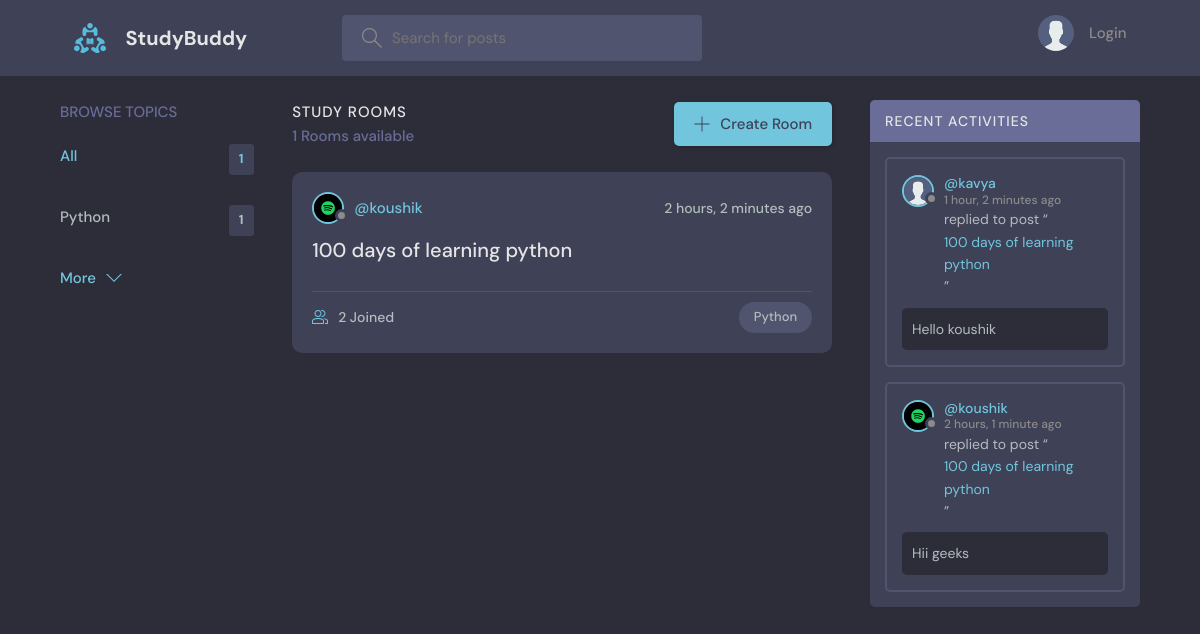
The page / on the database its author committed.
### base/models.py (models this page shows, shortened)
class Topic(models.Model):
    name = models.CharField(max_length=200)

class Room(models.Model):
    host = models.ForeignKey(User,on_delete=models.CASCADE,null=True)
    topic = models.ForeignKey(Topic,on_delete=models.SET_NULL,null=True)
    name = models.CharField(max_length=200)
    description = models.TextField(null=True,blank=True)
    participants = models.ManyToManyField(User,related_name='participants',blank=True)
    updated = models.DateTimeField(auto_now=True)
    created = models.DateTimeField(auto_now_add=True)
    class Meta:
        ordering = ['-updated','-created']
    def __str__(self):
        return self.name

class User(AbstractUser):
    name = models.CharField(max_length=200,null=True)
    email = models.EmailField(unique=True)
    bio = models.TextField(null=True)
    avatar = models.ImageField(null=True,default="avatar.svg")
    USERNAME_FIELD = 'email'
    REQUIRED_FIELDS = []

class Message(models.Model):
    user = models.ForeignKey(User,on_delete=models.CASCADE)
    room = models.ForeignKey(Room,on_delete=models.CASCADE)
    body = models.TextField()
    updated = models.DateTimeField(auto_now=True)
    created = models.DateTimeField(auto_now_add=True)
    class Meta:
        ordering = ['-updated','-created']

### base/views.py (the view)
# urls.py: path('', views.home, name="home"),
def home(request):
    q = request.GET.get('q') if request.GET.get('q') != None else ''
    rooms = Room.objects.filter(
        Q(topic__name__icontains=q) |
        Q(name__icontains=q) |
        Q(description__icontains=q)
        )
    topics = Topic.objects.all()[0:5]
    room_count = rooms.count()
    room_messages = Message.objects.filter(Q(room__topic__name__icontains=q))
    context = {'rooms' : rooms, 'topics' : topics, 'room_count' : room_count, 'room_messages' : room_messages}
    return render(request,'base/home.html',context)

### base/templates/base/home.html (shortened to what this page needs)
{% extends 'main.html' %}
{% block content %}
<main class="layout layout--3">
  <div class="container">
    {% include 'base/topics_component.html' %}
    <div class="roomList">
      <div class="roomList__header">
        <div>
          <h2>Study Rooms</h2>
          <p>{{room_count}} Rooms available</p>
        </div>
        <a class="btn btn--main" href="{% url 'create-room' %}">
          <svg version="1.1" xmlns="http://www.w3.org/2000/svg" width="32" height="32" viewBox="0 0 32 32">
            <title>add</title>
            <path
              d="M16.943 0.943h-1.885v14.115h-14.115v1.885h14.115v14.115h1.885v-14.115h14.115v-1.885h-14.115v-14.115z">
            </path>
          </svg>
          Create Room
        </a>
      </div>
      {% include 'base/feed_component.html' %}
    </div>
    {% include 'base/activity_component.html' %}
  </div>
</main>
{% endblock %}

### base/templates/base/topics_component.html
<div class="topics">
    <div class="topics__header">
        <h2>Browse Topics</h2>
    </div>
    <ul class="topics__list">
        <li>
            <a href="{% url 'home' %}" class="active">All <span>{{topics.count}}</span></a>
        </li>
        {% for topic in topics %}
        <li>
            <a href="{% url 'home' %}?q={{topic.name}}">{{topic.name}}<span>{{topic.room_set.all.count}}</span></a>
        </li>
        {% endfor %}
    </ul>
    <a class="btn btn--link" href="{% url 'topics' %}">
        More
        <svg version="1.1" xmlns="http://www.w3.org/2000/svg" width="32" height="32" viewBox="0 0 32 32">
            <title>chevron-down</title>
            <path d="M16 21l-13-13h-3l16 16 16-16h-3l-13 13z"></path>
        </svg>
    </a>
</div>

### base/templates/base/feed_component.html (shortened to what this page needs)
{% for room in rooms %}
<div class="roomListRoom">
    <div class="roomListRoom__header">
        <a href="{% url 'user-profile' room.host.id %}" class="roomListRoom__author">
            <div class="avatar avatar--small">
                <img src="{{room.host.avatar.url}}" />
            </div>
            <span>@{{room.host.username}}</span>
        </a>
        <div class="roomListRoom__actions">
            <span>{{room.created|timesince}} ago</span>
        </div>
    </div>
    <div class="roomListRoom__content">
        <a href="{% url 'room' room.id %}">{{room.name}}</a>
    </div>
    <div class="roomListRoom__meta">
        <a href="{% url 'room' room.id %}" class="roomListRoom__joined">
            {{room.participants.all.count}} Joined
        </a>
        <p class="roomListRoom__topic">{{room.topic.name}}</p>
    </div>
</div>
{% endfor %}

### base/templates/base/activity_component.html (shortened to what this page needs)
<div class="activities">
    <div class="activities__header">
        <h2>Recent Activities</h2>
    </div>
    {% for message in room_messages %}
    <div class="activities__box">
        <div class="activities__boxHeader roomListRoom__header">
            <a href="{% url 'user-profile' message.user.id %}" class="roomListRoom__author">
                <div class="avatar avatar--small">
                    <img src="{{message.user.avatar.url}}" />
                </div>
                <p>
                    @{{message.user.username}}
                    <span>{{message.created|timesince}} ago</span>
                </p>
            </a>
        </div>
        <div class="activities__boxContent">
            <p>replied to post “<a href="{% url 'room' message.room.id %}">{{message.room}}</a>”</p>
            <div class="activities__boxRoomContent">{{message.body}}</div>
        </div>
    </div>
    {% endfor %}
</div>

### rows shown on the page
Topic: name "Python", room_set.all.count "1"
Room: host.avatar (picture), host.username "koushik", created "2 hours, 2 minutes", name "100 days of learning python", participants.all.count "2", topic.name "Python"
Message: user.avatar (placeholder picture), user.username "kavya", created "1 hour, 2 minutes", room "100 days of learning python", body "Hello koushik"
Message: user.avatar (picture), user.username "koushik", created "2 hours, 1 minute", room "100 days of learning python", body "Hii geeks"

### other values the page prints
{{ topics.count }} "1"
{{ room_count }} "1"
